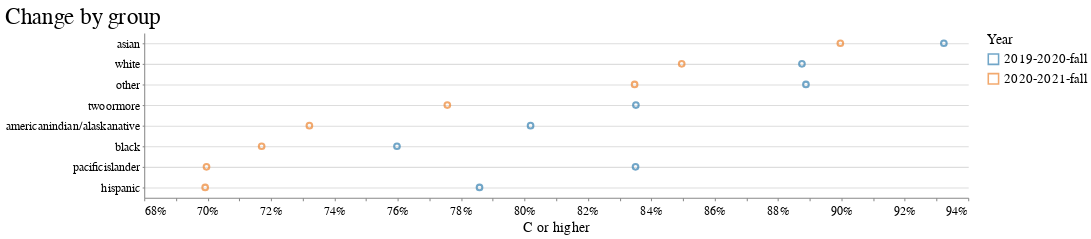

The cell this chart's notebook holds for it:
### Code cell
alt.Chart(group_chart_df, title="Change by group").transform_filter(
    alt.datum.type == 'ethnicity'
).mark_point().encode(
    alt.X(
        'c_or_higher_percent:Q',
        title="C or higher",
        scale=alt.Scale(zero=False),
        axis=alt.Axis(grid=False, format='%')
    ),
    alt.Y(
        'group_name:N',
        title="",
        sort='-x',
        axis=alt.Axis(grid=True)
    ),
    color=alt.Color('semester_id:N', legend=alt.Legend(title="Year")),
).properties(
    height=alt.Step(20)
).configure_view(stroke="transparent")

### Figure 1 — Vega-Lite specification as saved in the notebook (floating-point values rounded to 4 significant figures)
{"config": {"view": {"width": 800, "height": 450, "stroke": "transparent"}, "background": "#ffffff", "title": {"anchor": "start", "font": "BentonGothic-Bold, sans", "fontColor": "#000000", "fontSize": 22, "fontWeight": "normal"}, "arc": {"fill": "#82c6df"}, "area": {"fill": "#82c6df"}, "line": {"stroke": "#82c6df", "strokeWidth": 3}, "path": {"stroke": "#82c6df"}, "rect": {"fill": "#82c6df"}, "shape": {"stroke": "#82c6df"}, "bar": {"fill": "#82c6df"}, "point": {"stroke": "#82c6df"}, "symbol": {"fill": "#82c6df", "size": 30}, "axis": {"titleFont": "BentonGothic-Bold, sans", "titleFontSize": 14, "titleFontWeight": "normal", "labelFont": "BentonGothic, sans", "labelFontSize": 12, "labelFontWeight": "normal"}, "axisX": {"labelAngle": 0, "labelPadding": 4, "tickSize": 3}, "axisY": {"labelBaseline": "middle", "maxExtent": 45, "minExtent": 45, "tickSize": 2, "titleAlign": "left", "titleAngle": 0, "titleX": -45, "titleY": -11}, "legend": {"titleFont": "BentonGothic-Bold, sans", "titleFontSize": 14, "titleFontWeight": "normal", "symbolType": "square", "labelFont": "BentonGothic, sans", "labelFontSize": 13}, "range": {"category": ["#3580b1", "#ec8431", "#ab7fb4", "#c89d29", "#adc839", "#829eb1"], "diverging": ["#e68a4f", "#f4bb6a", "#f9e39c", "#dadfe2", "#a6b7c6", "#849eae"], "heatmap": ["#fbf2c7", "#f9e39c", "#f8d36e", "#f4bb6a", "#e68a4f", "#d15a40", "#ab4232"], "ordinal": ["#fbf2c7", "#f9e39c", "#f8d36e", "#f4bb6a", "#e68a4f", "#d15a40", "#ab4232"], "ramp": ["#fbf2c7", "#f9e39c", "#f8d36e", "#f4bb6a", "#e68a4f", "#d15a40", "#ab4232"]}}, "data": {"name": "data-a616193db0460720cd107bef56c45896"}, "mark": "point", "encoding": {"color": {"type": "nominal", "field": "semester_id", "legend": {"title": "Year"}}, "x": {"type": "quantitative", "axis": {"format": "%", "grid": false}, "field": "c_or_higher_percent", "scale": {"zero": false}, "title": "C or higher"}, "y": {"type": "nominal", "axis": {"grid": true}, "field": "group_name", "sort": "-x", "title": ""}}, "height": {"step": 20}, "title": "Change by group", "transform": [{"filter": "(datum.type === 'ethnicity')"}], "$schema": "https://vega.github.io/schema/vega-lite/v4.8.1.json", "datasets": {"data-a616193db0460720cd107bef56c45896": [{"semester_id": "2019-2020-fall", "type": "ethnicity", "group_name": "americanindian/alaskanative", "c_or_higher_percent": 0.8019}, {"semester_id": "2020-2021-fall", "type": "ethnicity", "group_name": "americanindian/alaskanative", "c_or_higher_percent": 0.7321}, {"semester_id": "2019-2020-fall", "type": "ethnicity", "group_name": "asian", "c_or_higher_percent": 0.9323}, {"semester_id": "2020-2021-fall", "type": "ethnicity", "group_name": "asian", "c_or_higher_percent": 0.8997}, {"semester_id": "2019-2020-fall", "type": "ethnicity", "group_name": "black", "c_or_higher_percent": 0.7598}, {"semester_id": "2020-2021-fall", "type": "ethnicity", "group_name": "black", "c_or_higher_percent": 0.7171}, {"semester_id": "2019-2020-fall", "type": "ethnicity", "group_name": "hispanic", "c_or_higher_percent": 0.7858}, {"semester_id": "2020-2021-fall", "type": "ethnicity", "group_name": "hispanic", "c_or_higher_percent": 0.6992}, {"semester_id": "2019-2020-fall", "type": "ethnicity", "group_name": "other", "c_or_higher_percent": 0.8888}, {"semester_id": "2020-2021-fall", "type": "ethnicity", "group_name": "other", "c_or_higher_percent": 0.8347}, {"semester_id": "2019-2020-fall", "type": "ethnicity", "group_name": "pacificislander", "c_or_higher_percent": 0.835}, {"semester_id": "2020-2021-fall", "type": "ethnicity", "group_name": "pacificislander", "c_or_higher_percent": 0.6997}, {"semester_id": "2019-2020-fall", "type": "ethnicity", "group_name": "twoormore", "c_or_higher_percent": 0.8351}, {"semester_id": "2020-2021-fall", "type": "ethnicity", "group_name": "twoormore", "c_or_higher_percent": 0.7756}, {"semester_id": "2019-2020-fall", "type": "ethnicity", "group_name": "white", "c_or_higher_percent": 0.8875}, {"semester_id": "2020-2021-fall", "type": "ethnicity", "group_name": "white", "c_or_higher_percent": 0.8496}]}}
